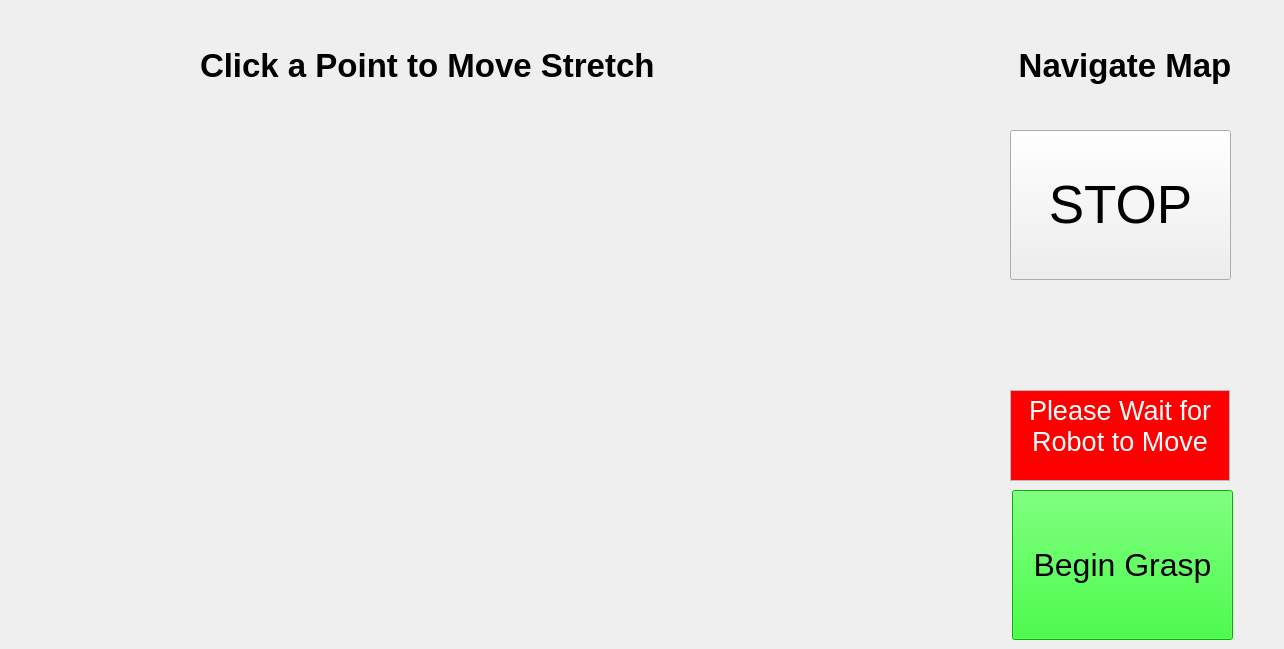
    <widget class="QWidget" name="page_1">
     <property name="enabled">
      <bool>true</bool>
     </property>
     <widget class="QLabel" name="InstructionLabelPage1">
      <property name="geometry">
       <rect>
        <x>200</x>
        <y>40</y>
        <width>550</width>
        <height>50</height>
       </rect>
      </property>
      <property name="palette">
       <palette>
        <active>
         <colorrole role="Button">
          <brush brushstyle="SolidPattern">
           <color alpha="255">
            <red>255</red>
            <green>255</green>
            <blue>255</blue>
           </color>
          </brush>
         </colorrole>
         <colorrole role="Midlight">
          <brush brushstyle="SolidPattern">
           <color alpha="255">
            <red>255</red>
            <green>255</green>
            <blue>255</blue>
           </color>
          </brush>
         </colorrole>
         <colorrole role="Dark">
          <brush brushstyle="SolidPattern">
           <color alpha="255">
            <red>127</red>
            <green>127</green>
            <blue>127</blue>
           </color>
          </brush>
         </colorrole>
         <colorrole role="Mid">
          <brush brushstyle="SolidPattern">
           <color alpha="255">
            <red>170</red>
            <green>170</green>
            <blue>170</blue>
           </color>
          </brush>
         </colorrole>
         <colorrole role="Window">
          <brush brushstyle="SolidPattern">
           <color alpha="255">
            <red>255</red>
            <green>255</green>
            <blue>255</blue>
           </color>
          </brush>
         </colorrole>
         <colorrole role="Shadow">
          <brush brushstyle="SolidPattern">
           <color alpha="255">
            <red>0</red>
            <green>0</green>
            <blue>0</blue>
           </color>
          </brush>
         </colorrole>
         <colorrole role="AlternateBase">
          <brush brushstyle="SolidPattern">
           <color alpha="255">
            <red>255</red>
            <green>255</green>
            <blue>255</blue>
           </color>
          </brush>
         </colorrole>
        </active>
        <inactive>
         <colorrole role="Button">
          <brush brushstyle="SolidPattern">
           <color alpha="255">
            <red>255</red>
            <green>255</green>
            <blue>255</blue>
           </color>
          </brush>
         </colorrole>
         <colorrole role="Midlight">
          <brush brushstyle="SolidPattern">
           <color alpha="255">
            <red>255</red>
            <green>255</green>
            <blue>255</blue>
           </color>
          </brush>
         </colorrole>
         <colorrole role="Dark">
          <brush brushstyle="SolidPattern">
           <color alpha="255">
            <red>127</red>
            <green>127</green>
            <blue>127</blue>
           </color>
          </brush>
         </colorrole>
         <colorrole role="Mid">
          <brush brushstyle="SolidPattern">
           <color alpha="255">
            <red>170</red>
            <green>170</green>
            <blue>170</blue>
           </color>
          </brush>
         </colorrole>
         <colorrole role="Window">
          <brush brushstyle="SolidPattern">
           <color alpha="255">
            <red>255</red>
            <green>255</green>
            <blue>255</blue>
           </color>
          </brush>
         </colorrole>
         <colorrole role="Shadow">
          <brush brushstyle="SolidPattern">
           <color alpha="255">
            <red>0</red>
            <green>0</green>
            <blue>0</blue>
           </color>
          </brush>
         </colorrole>
         <colorrole role="AlternateBase">
          <brush brushstyle="SolidPattern">
           <color alpha="255">
            <red>255</red>
            <green>255</green>
            <blue>255</blue>
           </color>
          </brush>
         </colorrole>
        </inactive>
        <disabled>
         <colorrole role="Button">
          <brush brushstyle="SolidPattern">
           <color alpha="255">
            <red>255</red>
            <green>255</green>
            <blue>255</blue>
           </color>
          </brush>
         </colorrole>
         <colorrole role="Midlight">
          <brush brushstyle="SolidPattern">
           <color alpha="255">
            <red>255</red>
            <green>255</green>
            <blue>255</blue>
           </color>
          </brush>
         </colorrole>
         <colorrole role="Dark">
          <brush brushstyle="SolidPattern">
           <color alpha="255">
            <red>127</red>
            <green>127</green>
            <blue>127</blue>
           </color>
          </brush>
         </colorrole>
         <colorrole role="Mid">
          <brush brushstyle="SolidPattern">
           <color alpha="255">
            <red>170</red>
            <green>170</green>
            <blue>170</blue>
           </color>
          </brush>
         </colorrole>
         <colorrole role="Window">
          <brush brushstyle="SolidPattern">
           <color alpha="255">
            <red>255</red>
            <green>255</green>
            <blue>255</blue>
           </color>
          </brush>
         </colorrole>
         <colorrole role="Shadow">
          <brush brushstyle="SolidPattern">
           <color alpha="255">
            <red>0</red>
            <green>0</green>
            <blue>0</blue>
           </color>
          </brush>
         </colorrole>
         <colorrole role="AlternateBase">
          <brush brushstyle="SolidPattern">
           <color alpha="255">
            <red>255</red>
            <green>255</green>
            <blue>255</blue>
           </color>
          </brush>
         </colorrole>
        </disabled>
       </palette>
      </property>
      <property name="font">
       <font>
        <pointsize>25</pointsize>
        <bold>true</bold>
       </font>
      </property>
      <property name="frameShape">
       <enum>QFrame::NoFrame</enum>
      </property>
      <property name="text">
       <string>Click a Point to Move Stretch</string>
      </property>
      <property name="scaledContents">
       <bool>false</bool>
      </property>
     </widget>
     <widget class="SceneViewer" name="DisplayMap">
      <property name="enabled">
       <bool>true</bool>
      </property>
      <property name="geometry">
       <rect>
        <x>10</x>
        <y>100</y>
        <width>960</width>
        <height>540</height>
       </rect>
      </property>
      <property name="frameShape">
       <enum>QFrame::NoFrame</enum>
      </property>
      <property name="text">
       <string/>
      </property>
      <property name="pixmap">
       <pixmap>../../src/images/loading_icon.png</pixmap>
      </property>
      <property name="scaledContents">
       <bool>true</bool>
      </property>
     </widget>
     <widget class="QLabel" name="NavigateMapLabel">
      <property name="geometry">
       <rect>
        <x>975</x>
        <y>40</y>
        <width>300</width>
        <height>50</height>
       </rect>
      </property>
      <property name="palette">
       <palette>
        <active>
         <colorrole role="Button">
          <brush brushstyle="SolidPattern">
           <color alpha="255">
            <red>255</red>
            <green>255</green>
            <blue>255</blue>
           </color>
          </brush>
         </colorrole>
         <colorrole role="Midlight">
          <brush brushstyle="SolidPattern">
           <color alpha="255">
            <red>255</red>
            <green>255</green>
            <blue>255</blue>
           </color>
          </brush>
         </colorrole>
         <colorrole role="Dark">
          <brush brushstyle="SolidPattern">
           <color alpha="255">
            <red>127</red>
            <green>127</green>
            <blue>127</blue>
           </color>
          </brush>
         </colorrole>
         <colorrole role="Mid">
          <brush brushstyle="SolidPattern">
           <color alpha="255">
            <red>170</red>
            <green>170</green>
            <blue>170</blue>
           </color>
          </brush>
         </colorrole>
         <colorrole role="Window">
          <brush brushstyle="SolidPattern">
           <color alpha="255">
            <red>255</red>
            <green>255</green>
            <blue>255</blue>
           </color>
          </brush>
         </colorrole>
         <colorrole role="Shadow">
          <brush brushstyle="SolidPattern">
           <color alpha="255">
            <red>0</red>
            <green>0</green>
            <blue>0</blue>
           </color>
          </brush>
         </colorrole>
         <colorrole role="AlternateBase">
          <brush brushstyle="SolidPattern">
           <color alpha="255">
            <red>255</red>
            <green>255</green>
            <blue>255</blue>
           </color>
          </brush>
         </colorrole>
        </active>
        <inactive>
         <colorrole role="Button">
          <brush brushstyle="SolidPattern">
           <color alpha="255">
            <red>255</red>
            <green>255</green>
            <blue>255</blue>
           </color>
          </brush>
         </colorrole>
         <colorrole role="Midlight">
          <brush brushstyle="SolidPattern">
           <color alpha="255">
            <red>255</red>
            <green>255</green>
            <blue>255</blue>
           </color>
          </brush>
         </colorrole>
         <colorrole role="Dark">
          <brush brushstyle="SolidPattern">
           <color alpha="255">
            <red>127</red>
            <green>127</green>
            <blue>127</blue>
           </color>
          </brush>
         </colorrole>
         <colorrole role="Mid">
          <brush brushstyle="SolidPattern">
           <color alpha="255">
            <red>170</red>
            <green>170</green>
            <blue>170</blue>
           </color>
          </brush>
         </colorrole>
         <colorrole role="Window">
          <brush brushstyle="SolidPattern">
           <color alpha="255">
            <red>255</red>
            <green>255</green>
            <blue>255</blue>
           </color>
          </brush>
         </colorrole>
         <colorrole role="Shadow">
          <brush brushstyle="SolidPattern">
           <color alpha="255">
            <red>0</red>
            <green>0</green>
            <blue>0</blue>
           </color>
          </brush>
         </colorrole>
         <colorrole role="AlternateBase">
          <brush brushstyle="SolidPattern">
           <color alpha="255">
            <red>255</red>
            <green>255</green>
            <blue>255</blue>
           </color>
          </brush>
         </colorrole>
        </inactive>
        <disabled>
         <colorrole role="Button">
          <brush brushstyle="SolidPattern">
           <color alpha="255">
            <red>255</red>
            <green>255</green>
            <blue>255</blue>
           </color>
          </brush>
         </colorrole>
         <colorrole role="Midlight">
          <brush brushstyle="SolidPattern">
           <color alpha="255">
            <red>255</red>
            <green>255</green>
            <blue>255</blue>
           </color>
          </brush>
         </colorrole>
         <colorrole role="Dark">
          <brush brushstyle="SolidPattern">
           <color alpha="255">
            <red>127</red>
            <green>127</green>
            <blue>127</blue>
           </color>
          </brush>
         </colorrole>
         <colorrole role="Mid">
          <brush brushstyle="SolidPattern">
           <color alpha="255">
            <red>170</red>
            <green>170</green>
            <blue>170</blue>
           </color>
          </brush>
         </colorrole>
         <colorrole role="Window">
          <brush brushstyle="SolidPattern">
           <color alpha="255">
            <red>255</red>
            <green>255</green>
            <blue>255</blue>
           </color>
          </brush>
         </colorrole>
         <colorrole role="Shadow">
          <brush brushstyle="SolidPattern">
           <color alpha="255">
            <red>0</red>
            <green>0</green>
            <blue>0</blue>
           </color>
          </brush>
         </colorrole>
         <colorrole role="AlternateBase">
          <brush brushstyle="SolidPattern">
           <color alpha="255">
            <red>255</red>
            <green>255</green>
            <blue>255</blue>
           </color>
          </brush>
         </colorrole>
        </disabled>
       </palette>
      </property>
      <property name="font">
       <font>
        <pointsize>25</pointsize>
        <bold>true</bold>
       </font>
      </property>
      <property name="text">
       <string>Navigate Map</string>
      </property>
      <property name="scaledContents">
       <bool>false</bool>
      </property>
      <property name="alignment">
       <set>Qt::AlignCenter</set>
      </property>
     </widget>
     <widget class="QPushButton" name="ButtonGrasp">
      <property name="geometry">
       <rect>
        <x>1012</x>
        <y>490</y>
        <width>221</width>
        <height>150</height>
       </rect>
      </property>
      <property name="palette">
       <palette>
        <active>
         <colorrole role="Button">
          <brush brushstyle="SolidPattern">
           <color alpha="255">
            <red>0</red>
            <green>255</green>
            <blue>0</blue>
           </color>
          </brush>
         </colorrole>
         <colorrole role="Light">
          <brush brushstyle="SolidPattern">
           <color alpha="255">
            <red>127</red>
            <green>255</green>
            <blue>127</blue>
           </color>
          </brush>
         </colorrole>
         <colorrole role="Midlight">
          <brush brushstyle="SolidPattern">
           <color alpha="255">
            <red>63</red>
            <green>255</green>
            <blue>63</blue>
           </color>
          </brush>
         </colorrole>
         <colorrole role="Dark">
          <brush brushstyle="SolidPattern">
           <color alpha="255">
            <red>0</red>
            <green>127</green>
            <blue>0</blue>
           </color>
          </brush>
         </colorrole>
         <colorrole role="Mid">
          <brush brushstyle="SolidPattern">
           <color alpha="255">
            <red>0</red>
            <green>170</green>
            <blue>0</blue>
           </color>
          </brush>
         </colorrole>
         <colorrole role="Window">
          <brush brushstyle="SolidPattern">
           <color alpha="255">
            <red>0</red>
            <green>255</green>
            <blue>0</blue>
           </color>
          </brush>
         </colorrole>
         <colorrole role="Shadow">
          <brush brushstyle="SolidPattern">
           <color alpha="255">
            <red>0</red>
            <green>0</green>
            <blue>0</blue>
           </color>
          </brush>
         </colorrole>
         <colorrole role="AlternateBase">
          <brush brushstyle="SolidPattern">
           <color alpha="255">
            <red>127</red>
            <green>255</green>
            <blue>127</blue>
           </color>
          </brush>
         </colorrole>
        </active>
        <inactive>
         <colorrole role="Button">
          <brush brushstyle="SolidPattern">
           <color alpha="255">
            <red>0</red>
            <green>255</green>
            <blue>0</blue>
           </color>
          </brush>
         </colorrole>
         <colorrole role="Light">
          <brush brushstyle="SolidPattern">
           <color alpha="255">
            <red>127</red>
            <green>255</green>
            <blue>127</blue>
           </color>
          </brush>
         </colorrole>
         <colorrole role="Midlight">
          <brush brushstyle="SolidPattern">
           <color alpha="255">
            <red>63</red>
            <green>255</green>
            <blue>63</blue>
           </color>
          </brush>
         </colorrole>
         <colorrole role="Dark">
          <brush brushstyle="SolidPattern">
           <color alpha="255">
            <red>0</red>
            <green>127</green>
            <blue>0</blue>
           </color>
          </brush>
         </colorrole>
         <colorrole role="Mid">
          <brush brushstyle="SolidPattern">
           <color alpha="255">
            <red>0</red>
            <green>170</green>
            <blue>0</blue>
           </color>
          </brush>
         </colorrole>
         <colorrole role="Window">
          <brush brushstyle="SolidPattern">
           <color alpha="255">
            <red>0</red>
            <green>255</green>
            <blue>0</blue>
           </color>
          </brush>
         </colorrole>
         <colorrole role="Shadow">
          <brush brushstyle="SolidPattern">
           <color alpha="255">
            <red>0</red>
            <green>0</green>
            <blue>0</blue>
           </color>
          </brush>
         </colorrole>
         <colorrole role="AlternateBase">
          <brush brushstyle="SolidPattern">
           <color alpha="255">
            <red>127</red>
            <green>255</green>
            <blue>127</blue>
           </color>
          </brush>
         </colorrole>
        </inactive>
        <disabled>
         <colorrole role="Button">
          <brush brushstyle="SolidPattern">
           <color alpha="255">
            <red>0</red>
            <green>255</green>
            <blue>0</blue>
           </color>
          </brush>
         </colorrole>
         <colorrole role="Light">
          <brush brushstyle="SolidPattern">
           <color alpha="255">
            <red>127</red>
            <green>255</green>
            <blue>127</blue>
           </color>
          </brush>
         </colorrole>
         <colorrole role="Midlight">
          <brush brushstyle="SolidPattern">
           <color alpha="255">
            <red>63</red>
            <green>255</green>
            <blue>63</blue>
           </color>
          </brush>
         </colorrole>
         <colorrole role="Dark">
          <brush brushstyle="SolidPattern">
           <color alpha="255">
            <red>0</red>
            <green>127</green>
            <blue>0</blue>
           </color>
          </brush>
         </colorrole>
         <colorrole role="Mid">
          <brush brushstyle="SolidPattern">
           <color alpha="255">
            <red>0</red>
            <green>170</green>
            <blue>0</blue>
           </color>
          </brush>
         </colorrole>
         <colorrole role="Window">
          <brush brushstyle="SolidPattern">
           <color alpha="255">
            <red>0</red>
            <green>255</green>
            <blue>0</blue>
           </color>
          </brush>
         </colorrole>
         <colorrole role="Shadow">
          <brush brushstyle="SolidPattern">
           <color alpha="255">
            <red>0</red>
            <green>0</green>
            <blue>0</blue>
           </color>
          </brush>
         </colorrole>
         <colorrole role="AlternateBase">
          <brush brushstyle="SolidPattern">
           <color alpha="255">
            <red>0</red>
            <green>255</green>
            <blue>0</blue>
           </color>
          </brush>
         </colorrole>
        </disabled>
       </palette>
      </property>
      <property name="font">
       <font>
        <pointsize>24</pointsize>
       </font>
      </property>
      <property name="text">
       <string>Begin Grasp</string>
      </property>
     </widget>
     <widget class="QTextBrowser" name="PleaseWait">
      <property name="geometry">
       <rect>
        <x>1010</x>
        <y>390</y>
        <width>220</width>
        <height>91</height>
       </rect>
      </property>
      <property name="html">
       <string>&lt;!DOCTYPE HTML PUBLIC &quot;-//W3C//DTD HTML 4.0//EN&quot; &quot;http://www.w3.org/TR/REC-html40/strict.dtd&quot;&gt;
&lt;html&gt;&lt;head&gt;&lt;meta name=&quot;qrichtext&quot; content=&quot;1&quot; /&gt;&lt;meta charset=&quot;utf-8&quot; /&gt;&lt;style type=&quot;text/css&quot;&gt;
p, li { white-space: pre-wrap; }
&lt;/style&gt;&lt;/head&gt;&lt;body style=&quot; font-family:'Sans Serif'; font-size:9pt; font-weight:400; font-style:normal;&quot; bgcolor=&quot;#ff0000&quot;&gt;
&lt;p align=&quot;center&quot; style=&quot; margin-top:0px; margin-bottom:0px; margin-left:0px; margin-right:0px; -qt-block-indent:0; text-indent:0px;&quot;&gt;&lt;span style=&quot; font-size:20pt; color:#ffffff;&quot;&gt;Please Wait for Robot to Move&lt;/span&gt;&lt;/p&gt;&lt;/body&gt;&lt;/html&gt;</string>
      </property>
     </widget>
     <widget class="QPushButton" name="ButtonStop">
      <property name="geometry">
       <rect>
        <x>1010</x>
        <y>130</y>
        <width>221</width>
        <height>150</height>
       </rect>
      </property>
      <property name="palette">
       <palette>
        <active>
         <colorrole role="Button">
          <brush brushstyle="SolidPattern">
           <color alpha="255">
            <red>239</red>
            <green>0</green>
            <blue>4</blue>
           </color>
          </brush>
         </colorrole>
         <colorrole role="Light">
          <brush brushstyle="SolidPattern">
           <color alpha="255">
            <red>255</red>
            <green>103</green>
            <blue>106</blue>
           </color>
          </brush>
         </colorrole>
         <colorrole role="Midlight">
          <brush brushstyle="SolidPattern">
           <color alpha="255">
            <red>247</red>
            <green>51</green>
            <blue>55</blue>
           </color>
          </brush>
         </colorrole>
         <colorrole role="Dark">
          <brush brushstyle="SolidPattern">
           <color alpha="255">
            <red>119</red>
            <green>0</green>
            <blue>2</blue>
           </color>
          </brush>
         </colorrole>
         <colorrole role="Mid">
          <brush brushstyle="SolidPattern">
           <color alpha="255">
            <red>159</red>
            <green>0</green>
            <blue>3</blue>
           </color>
          </brush>
         </colorrole>
         <colorrole role="Window">
          <brush brushstyle="SolidPattern">
           <color alpha="255">
            <red>239</red>
            <green>0</green>
            <blue>4</blue>
           </color>
          </brush>
         </colorrole>
         <colorrole role="Shadow">
          <brush brushstyle="SolidPattern">
           <color alpha="255">
            <red>0</red>
            <green>0</green>
            <blue>0</blue>
           </color>
          </brush>
         </colorrole>
         <colorrole role="AlternateBase">
          <brush brushstyle="SolidPattern">
           <color alpha="255">
            <red>247</red>
            <green>127</green>
            <blue>129</blue>
           </color>
          </brush>
         </colorrole>
        </active>
        <inactive>
         <colorrole role="Button">
          <brush brushstyle="SolidPattern">
           <color alpha="255">
            <red>239</red>
            <green>239</green>
            <blue>239</blue>
           </color>
          </brush>
         </colorrole>
         <colorrole role="Light">
          <brush brushstyle="SolidPattern">
           <color alpha="255">
            <red>255</red>
            <green>255</green>
            <blue>255</blue>
           </color>
          </brush>
         </colorrole>
         <colorrole role="Midlight">
          <brush brushstyle="SolidPattern">
           <color alpha="255">
            <red>202</red>
            <green>202</green>
            <blue>202</blue>
           </color>
          </brush>
         </colorrole>
         <colorrole role="Dark">
          <brush brushstyle="SolidPattern">
           <color alpha="255">
            <red>159</red>
            <green>159</green>
            <blue>159</blue>
           </color>
          </brush>
         </colorrole>
         <colorrole role="Mid">
          <brush brushstyle="SolidPattern">
           <color alpha="255">
            <red>184</red>
            <green>184</green>
            <blue>184</blue>
           </color>
          </brush>
         </colorrole>
         <colorrole role="Window">
          <brush brushstyle="SolidPattern">
           <color alpha="255">
            <red>239</red>
            <green>239</green>
            <blue>239</blue>
           </color>
          </brush>
         </colorrole>
         <colorrole role="Shadow">
          <brush brushstyle="SolidPattern">
           <color alpha="255">
            <red>118</red>
            <green>118</green>
            <blue>118</blue>
           </color>
          </brush>
         </colorrole>
         <colorrole role="AlternateBase">
          <brush brushstyle="SolidPattern">
           <color alpha="255">
            <red>247</red>
            <green>247</green>
            <blue>247</blue>
           </color>
          </brush>
         </colorrole>
        </inactive>
        <disabled>
         <colorrole role="Button">
          <brush brushstyle="SolidPattern">
           <color alpha="255">
            <red>239</red>
            <green>0</green>
            <blue>4</blue>
           </color>
          </brush>
         </colorrole>
         <colorrole role="Light">
          <brush brushstyle="SolidPattern">
           <color alpha="255">
            <red>255</red>
            <green>103</green>
            <blue>106</blue>
           </color>
          </brush>
         </colorrole>
         <colorrole role="Midlight">
          <brush brushstyle="SolidPattern">
           <color alpha="255">
            <red>247</red>
            <green>51</green>
            <blue>55</blue>
           </color>
          </brush>
         </colorrole>
         <colorrole role="Dark">
          <brush brushstyle="SolidPattern">
           <color alpha="255">
            <red>119</red>
            <green>0</green>
            <blue>2</blue>
           </color>
          </brush>
         </colorrole>
         <colorrole role="Mid">
          <brush brushstyle="SolidPattern">
           <color alpha="255">
            <red>159</red>
            <green>0</green>
            <blue>3</blue>
           </color>
          </brush>
         </colorrole>
         <colorrole role="Window">
          <brush brushstyle="SolidPattern">
           <color alpha="255">
            <red>239</red>
            <green>0</green>
            <blue>4</blue>
           </color>
          </brush>
         </colorrole>
         <colorrole role="Shadow">
          <brush brushstyle="SolidPattern">
           <color alpha="255">
            <red>177</red>
            <green>177</green>
            <blue>177</blue>
           </color>
          </brush>
         </colorrole>
         <colorrole role="AlternateBase">
          <brush brushstyle="SolidPattern">
           <color alpha="255">
            <red>247</red>
            <green>247</green>
            <blue>247</blue>
           </color>
          </brush>
         </colorrole>
        </disabled>
       </palette>
      </property>
      <property name="font">
       <font>
        <pointsize>40</pointsize>
       </font>
      </property>
      <property name="text">
       <string>STOP</string>
      </property>
      <property name="shortcut">
       <string>Esc</string>
      </property>
     </widget>
    </widget>
